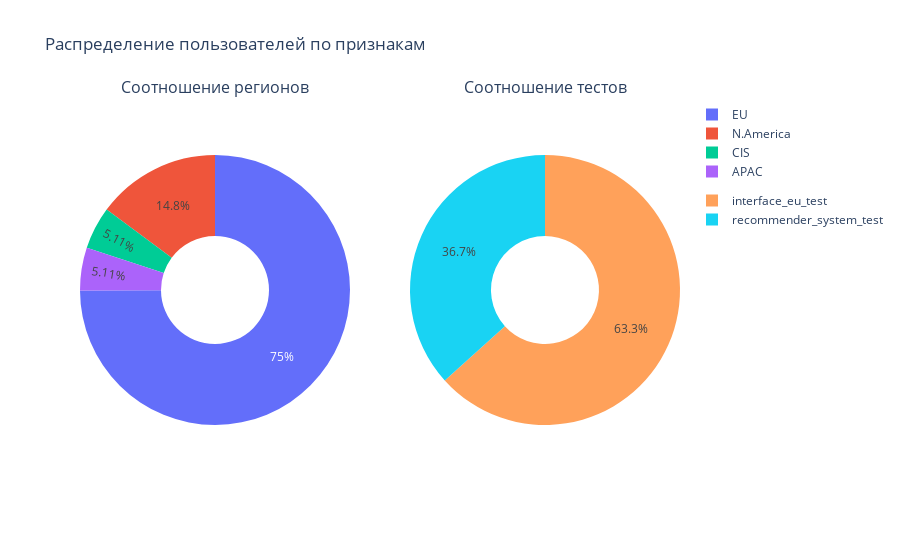

Notebook code for this chart:
### Markdown cell above
Посмотрим на распределение новых пользователей по регионам, а также сколько пользователей принимало участие в различных A/B-тестированиях.

### Code cell
regions = pd.DataFrame(new_users['region'].value_counts(normalize=True).reset_index())
ab_tests = pd.DataFrame(participants['ab_test'].value_counts(normalize=True).reset_index())

fig = make_subplots(rows=1, cols=2, specs=[[{'type':'domain'}, {'type':'domain'}]], 
                    subplot_titles=['Соотношение регионов', 'Соотношение тестов'])
fig.add_trace(go.Pie(labels=regions['index'], values=regions['region'], legendgroup='1'),
              1, 1)
fig.add_trace(go.Pie(labels=ab_tests['index'], values=ab_tests['ab_test'], legendgroup='2'),
              1, 2)

fig.update_traces(hole=.4, hoverinfo="label+percent+name")

fig.update_layout(
    title_text="Распределение пользователей по признакам", width=900)

fig.show()

### Figure 1 — Plotly figure (JSON) as saved in the notebook; plotly's stock layout.template omitted (floating-point values rounded to 4 significant figures)
{"data": [{"domain": {"x": [0, 0.45], "y": [0, 1]}, "hole": 0.4, "hoverinfo": "label+percent+name", "labels": ["EU", "N.America", "CIS", "APAC"], "legendgroup": "1", "type": "pie", "values": [0.7495, 0.1483, 0.05111, 0.05107]}, {"domain": {"x": [0.55, 1], "y": [0, 1]}, "hole": 0.4, "hoverinfo": "label+percent+name", "labels": ["interface_eu_test", "recommender_system_test"], "legendgroup": "2", "type": "pie", "values": [0.6332, 0.3668]}], "layout": {"annotations": [{"font": {"size": 16}, "showarrow": false, "text": "Соотношение регионов", "x": 0.225, "xanchor": "center", "xref": "paper", "y": 1, "yanchor": "bottom", "yref": "paper"}, {"font": {"size": 16}, "showarrow": false, "text": "Соотношение тестов", "x": 0.775, "xanchor": "center", "xref": "paper", "y": 1, "yanchor": "bottom", "yref": "paper"}], "autosize": true, "title": {"text": "Распределение пользователей по признакам"}}}
